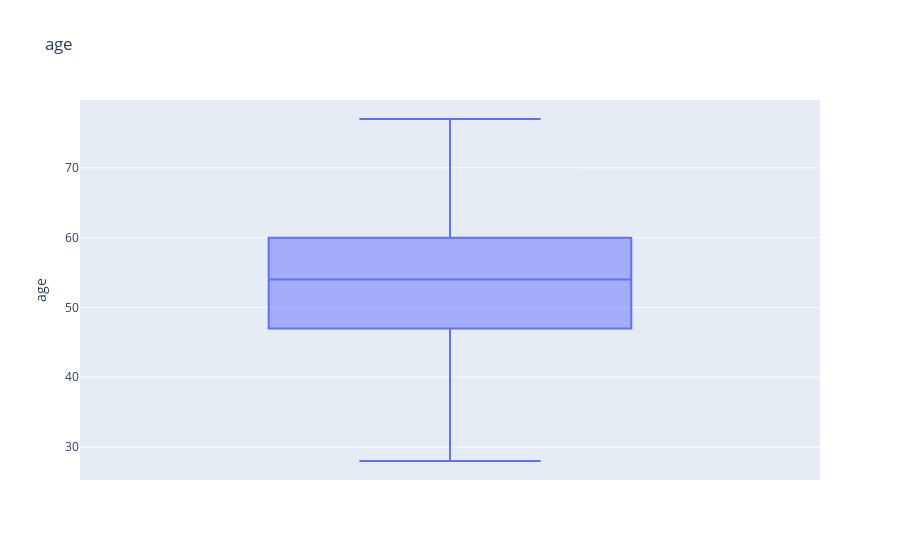
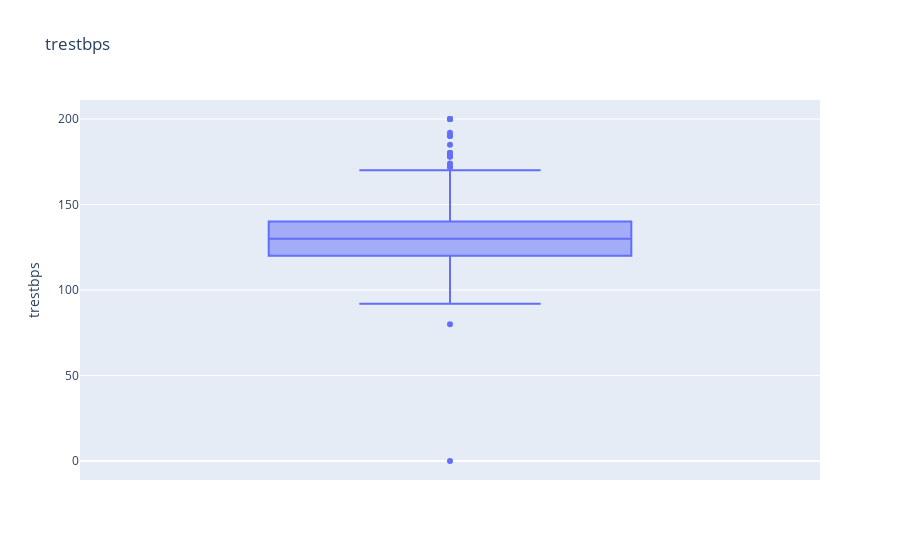
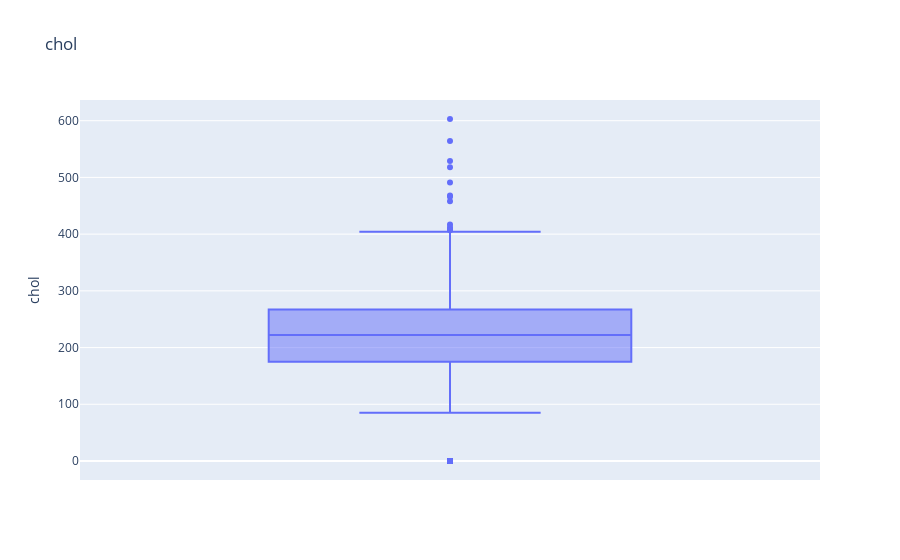
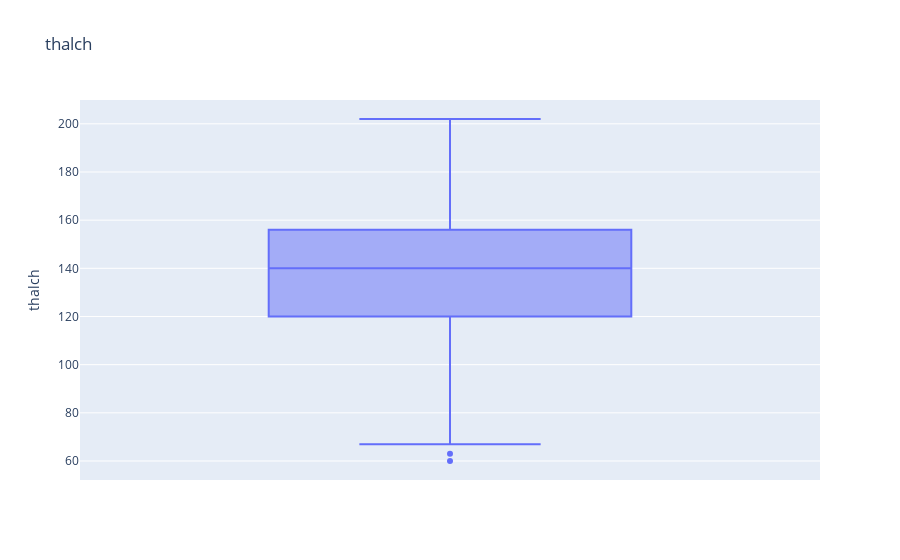

The notebook cell saved with these charts, in order:
### Code cell
# Make boxplot in plotly of all numeric columns using for loop
for col in num_columns:
    fig = px.box(data_frame=df, y=col, title=col)
    fig.show()

### Figure 1 — Plotly figure (JSON) as saved in the notebook; plotly's stock layout.template omitted (floating-point values rounded to 4 significant figures; data arrays with more than 128 entries replaced by an {"elided": "..."} marker saying what was removed)
{"data": [{"alignmentgroup": "True", "hovertemplate": "age=%{y}<extra></extra>", "legendgroup": "", "marker": {"color": "#636efa"}, "name": "", "notched": false, "offsetgroup": "", "orientation": "v", "showlegend": false, "type": "box", "x0": " ", "xaxis": "x", "y": {"elided": "920 int values"}, "y0": " ", "yaxis": "y"}], "layout": {"boxmode": "group", "legend": {"tracegroupgap": 0}, "title": {"text": "age"}, "xaxis": {"anchor": "y", "domain": [0, 1]}, "yaxis": {"anchor": "x", "domain": [0, 1], "title": {"text": "age"}}}}

### Figure 2 — Plotly figure (JSON) as saved in the notebook; plotly's stock layout.template omitted (floating-point values rounded to 4 significant figures; data arrays with more than 128 entries replaced by an {"elided": "..."} marker saying what was removed)
{"data": [{"alignmentgroup": "True", "hovertemplate": "trestbps=%{y}<extra></extra>", "legendgroup": "", "marker": {"color": "#636efa"}, "name": "", "notched": false, "offsetgroup": "", "orientation": "v", "showlegend": false, "type": "box", "x0": " ", "xaxis": "x", "y": {"elided": "920 float values"}, "y0": " ", "yaxis": "y"}], "layout": {"boxmode": "group", "legend": {"tracegroupgap": 0}, "title": {"text": "trestbps"}, "xaxis": {"anchor": "y", "domain": [0, 1]}, "yaxis": {"anchor": "x", "domain": [0, 1], "title": {"text": "trestbps"}}}}

### Figure 3 — Plotly figure (JSON) as saved in the notebook; plotly's stock layout.template omitted (floating-point values rounded to 4 significant figures; data arrays with more than 128 entries replaced by an {"elided": "..."} marker saying what was removed)
{"data": [{"alignmentgroup": "True", "hovertemplate": "chol=%{y}<extra></extra>", "legendgroup": "", "marker": {"color": "#636efa"}, "name": "", "notched": false, "offsetgroup": "", "orientation": "v", "showlegend": false, "type": "box", "x0": " ", "xaxis": "x", "y": {"elided": "920 float values"}, "y0": " ", "yaxis": "y"}], "layout": {"boxmode": "group", "legend": {"tracegroupgap": 0}, "title": {"text": "chol"}, "xaxis": {"anchor": "y", "domain": [0, 1]}, "yaxis": {"anchor": "x", "domain": [0, 1], "title": {"text": "chol"}}}}

### Figure 4 — Plotly figure (JSON) as saved in the notebook; plotly's stock layout.template omitted (floating-point values rounded to 4 significant figures; data arrays with more than 128 entries replaced by an {"elided": "..."} marker saying what was removed)
{"data": [{"alignmentgroup": "True", "hovertemplate": "thalch=%{y}<extra></extra>", "legendgroup": "", "marker": {"color": "#636efa"}, "name": "", "notched": false, "offsetgroup": "", "orientation": "v", "showlegend": false, "type": "box", "x0": " ", "xaxis": "x", "y": {"elided": "920 float values"}, "y0": " ", "yaxis": "y"}], "layout": {"boxmode": "group", "legend": {"tracegroupgap": 0}, "title": {"text": "thalch"}, "xaxis": {"anchor": "y", "domain": [0, 1]}, "yaxis": {"anchor": "x", "domain": [0, 1], "title": {"text": "thalch"}}}}
